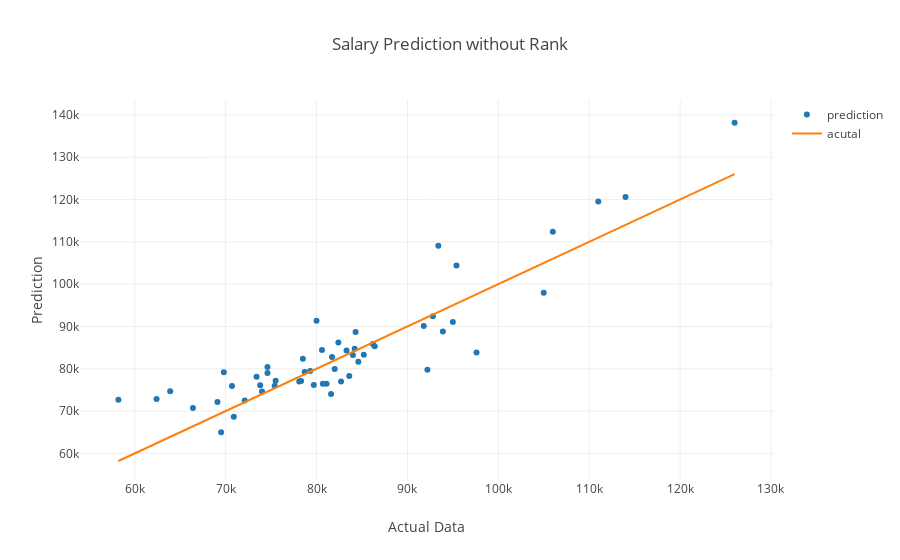

Write notebook code for a chart like this one.
### Code cell
salary_pred = lr.predict(all_test_feature)
all_test_outcomes['pred'] = salary_pred
all_test_outcomes = all_test_outcomes.sort_values(by=['Mid-Career Median Salary'])
prediction_trace_list = []
prediction_trace_list.append(go.Scatter(x=all_test_outcomes['Mid-Career Median Salary'], y=all_test_outcomes['pred'], mode = 'markers', name='prediction'))
prediction_trace_list.append(go.Scatter(x=all_test_outcomes['Mid-Career Median Salary'], y=all_test_outcomes['Mid-Career Median Salary'], name='acutal'))
layout = go.Layout(
    title='Salary Prediction without Rank',
    xaxis = dict(title = 'Actual Data'),
    yaxis = dict(title = 'Prediction'),
#     mode = 'markers'
)
fig = go.Figure(data=prediction_trace_list, layout=layout)
py.offline.iplot(fig)
